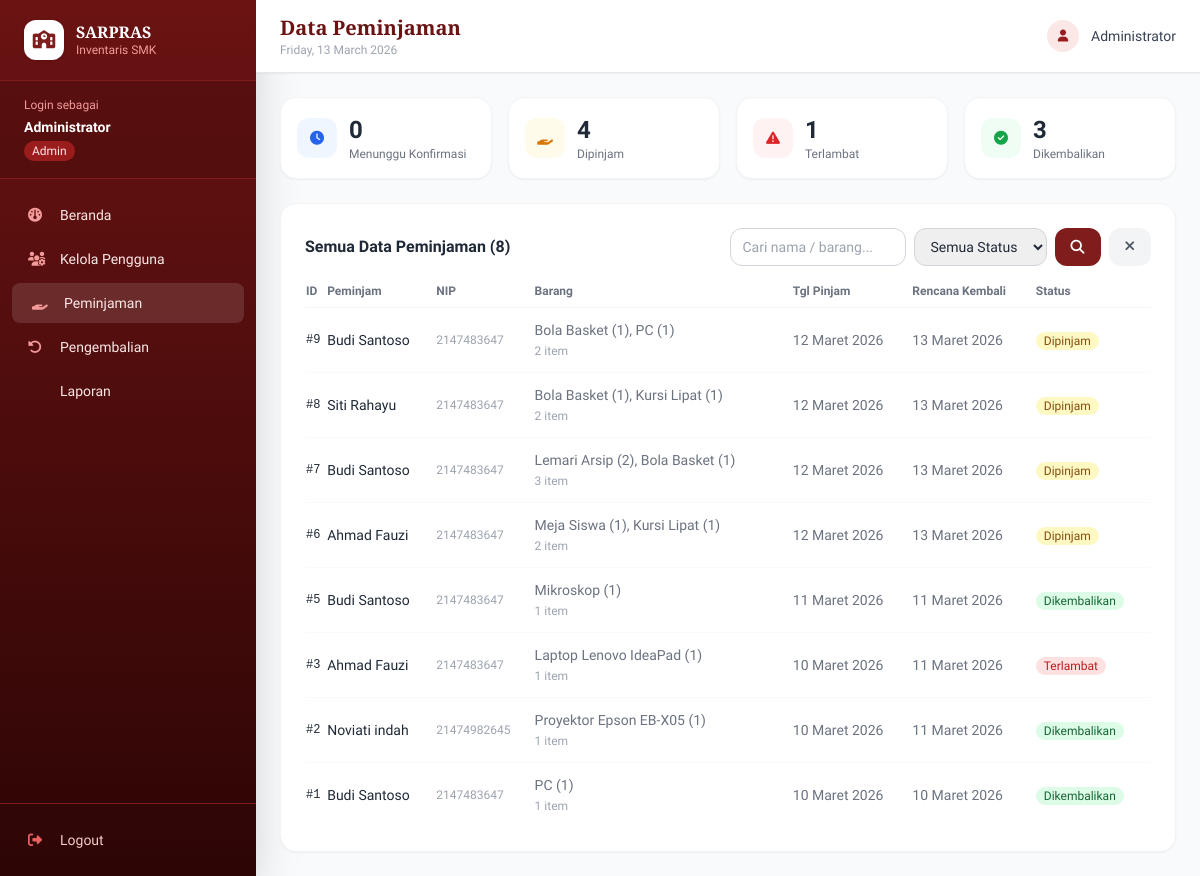
/admin/peminjaman.php (signed in), run on the app's committed database.
### tables this page shows
CREATE TABLE `inventaris_sarana_peminjaman` (
  `id_peminjaman` int NOT NULL,
  `tanggal_pinjam` date NOT NULL,
  `tanggal_kembali` date DEFAULT NULL,
  `status_peminjaman` varchar(20) NOT NULL DEFAULT 'menunggu',
  `id_pegawai` int NOT NULL
);

CREATE TABLE `inventaris_sarana_pegawai` (
  `id_pegawai` int NOT NULL,
  `nama_pegawai` varchar(50) NOT NULL,
  `nip` varchar(25) NOT NULL,
  `alamat` varchar(50) DEFAULT NULL,
  `username` varchar(25) DEFAULT NULL,
  `password` varchar(255) DEFAULT NULL,
  `tipe_peminjam` enum('guru','staff','siswa') DEFAULT 'guru'
);

### config/session.php (called while the page is built, shortened)
<?php
function formatTanggal(string $date): string {
    $bulan = ['', 'Januari','Februari','Maret','April','Mei','Juni',
              'Juli','Agustus','September','Oktober','November','Desember'];
    [$y, $m, $d] = explode('-', $date);
    return (int)$d . ' ' . $bulan[(int)$m] . ' ' . $y;
}

### admin/peminjaman.php (the view, shortened to what this page needs)
<?php
require_once '../config/session.php';
$db   = new Database();
$conn = $db->getConnection();
$conn->query(
    "UPDATE inventaris_sarana_peminjaman
     SET status_peminjaman = 'terlambat'
     WHERE status_peminjaman = 'dipinjam'
       AND tanggal_kembali IS NOT NULL
       AND tanggal_kembali < CURDATE()"
);
$filter_cari   = trim($_GET['cari'] ?? '');
$where  = "WHERE 1=1";
$params = [];
$stmt = $conn->prepare(
    "SELECT p.*, pg.nama_pegawai, pg.nip,
            GROUP_CONCAT(i.nama, ' (', dp.jumlah, ')' SEPARATOR ', ') as barang,
            SUM(dp.jumlah) as total_item
     FROM inventaris_sarana_peminjaman p
     JOIN inventaris_sarana_pegawai pg ON p.id_pegawai = pg.id_pegawai
     JOIN inventaris_sarana_detail_pinjam dp ON p.id_peminjaman = dp.id_peminjaman
     JOIN inventaris_sarana_inventaris i ON dp.id_inventaris = i.id_inventaris
     $where
     GROUP BY p.id_peminjaman
     ORDER BY p.id_peminjaman DESC"
);
$stmt->execute($params);
$daftar = $stmt->fetchAll();
$ringkasan = $conn->query(
    "SELECT status_peminjaman, COUNT(*) as total
     FROM inventaris_sarana_peminjaman
     GROUP BY status_peminjaman"
)->fetchAll(PDO::FETCH_KEY_PAIR);
include '../includes/header.php';
?>
<div class="space-y-6">
  <div class="grid grid-cols-2 md:grid-cols-4 gap-4">
    <?php
    $cards = [
      ['menunggu',     'Menunggu Konfirmasi', 'bg-blue-50',  'text-blue-600',  'fa-clock'],
      ['dipinjam',     'Dipinjam',     'bg-amber-50', 'text-amber-600', 'fa-hand-holding'],
      ['terlambat',    'Terlambat',    'bg-red-50',   'text-red-600',   'fa-triangle-exclamation'],
      ['dikembalikan', 'Dikembalikan', 'bg-green-50', 'text-green-600', 'fa-circle-check'],
    ];
    foreach ($cards as [$status, $label, $bg, $tc, $ic]):
    ?>
    <div class="bg-white rounded-2xl p-4 shadow-sm border border-gray-100">
      <div class="flex items-center gap-3">
        <div class="w-10 h-10 <?= $bg ?> rounded-xl flex items-center justify-center">
          <i class="fas <?= $ic ?> <?= $tc ?> text-sm"></i>
        </div>
        <div>
          <p class="text-2xl font-bold text-gray-800"><?= $ringkasan[$status] ?? 0 ?></p>
          <p class="text-xs text-gray-500"><?= $label ?></p>
        </div>
      </div>
    </div>
    <?php endforeach; ?>
  </div>
  <div class="bg-white rounded-2xl shadow-sm border border-gray-100 p-6">
    <div class="flex flex-wrap items-center justify-between gap-3 mb-4">
      <h3 class="font-semibold text-gray-800">Semua Data Peminjaman (<?= count($daftar) ?>)</h3>
      <form method="GET" class="flex gap-2 flex-wrap">
        <input type="text" name="cari" value="<?= htmlspecialchars($filter_cari) ?>"
               placeholder="Cari nama / barang..."
               class="border border-gray-300 rounded-xl px-3 py-2 text-sm w-44 focus:ring-2 focus:ring-maroon-500 outline-none">
        <select name="status" class="border border-gray-300 rounded-xl px-3 py-2 text-sm focus:ring-2 focus:ring-maroon-500 outline-none">
          <option value="">Semua Status</option>
        </select>
        <button type="submit" class="bg-maroon-700 text-white px-4 py-2 rounded-xl text-sm font-semibold hover:bg-maroon-800">
          <i class="fas fa-search"></i>
        </button>
        <a href="peminjaman.php" class="bg-gray-100 text-gray-600 px-4 py-2 rounded-xl text-sm hover:bg-gray-200">
          <i class="fas fa-times"></i>
        </a>
      </form>
    </div>
    <div class="overflow-x-auto">
      <table class="w-full text-sm">
        <thead>
          <tr class="text-left text-xs text-gray-500 border-b border-gray-100">
            <th class="pb-2 font-semibold">ID</th>
            <th class="pb-2 font-semibold">Peminjam</th>
            <th class="pb-2 font-semibold">NIP</th>
            <th class="pb-2 font-semibold">Barang</th>
            <th class="pb-2 font-semibold">Tgl Pinjam</th>
            <th class="pb-2 font-semibold">Rencana Kembali</th>
            <th class="pb-2 font-semibold">Status</th>
          </tr>
        </thead>
        <tbody class="divide-y divide-gray-50">
          <?php if (empty($daftar)): ?>
          <tr><td colspan="7" class="py-8 text-center text-gray-400">
            <i class="fas fa-inbox text-3xl mb-2 block"></i>Tidak ada data
          </td></tr>
          <?php else: foreach ($daftar as $d):
            $badge = match($d['status_peminjaman']) {
              'menunggu'     => 'bg-blue-100 text-blue-700',
              'dipinjam'     => 'badge-dipinjam',
              'terlambat'    => 'bg-red-100 text-red-700',
              'dikembalikan' => 'badge-dikembalikan',
              'ditolak'      => 'bg-gray-100 text-gray-500',
              default        => 'bg-gray-100 text-gray-500',
            };
          ?>
          <tr class="hover:bg-gray-50">
            <td class="py-3 font-mono text-xs">#<?= $d['id_peminjaman'] ?></td>
            <td class="py-3 font-medium"><?= htmlspecialchars($d['nama_pegawai']) ?></td>
            <td class="py-3 text-xs text-gray-400"><?= $d['nip'] ?></td>
            <td class="py-3 text-gray-500 max-w-[200px]">
              <p class="truncate"><?= htmlspecialchars($d['barang']) ?></p>
              <span class="text-xs text-gray-400"><?= $d['total_item'] ?> item</span>
            </td>
            <td class="py-3 text-gray-500"><?= formatTanggal($d['tanggal_pinjam']) ?></td>
            <td class="py-3 text-gray-500"><?= $d['tanggal_kembali'] ? formatTanggal($d['tanggal_kembali']) : '-' ?></td>
            <td class="py-3">
              <span class="px-2 py-0.5 rounded-full text-xs font-medium <?= $badge ?>">
                <?= ucfirst($d['status_peminjaman']) ?>
              </span>
            </td>
          </tr>
          <?php endforeach; endif; ?>
        </tbody>
      </table>
    </div>
  </div>
</div>
<?php include '../includes/footer.php'; ?>

### includes/header.php (style rules this page uses)
body { font-family: 'Plus Jakarta Sans', sans-serif; }
.badge-dipinjam { background:#fef9c3; color:#854d0e; }
.badge-dikembalikan { background:#dcfce7; color:#166534; }

### data on the page
inventaris_sarana_peminjaman: id_peminjaman "9", id_pegawai.nama_pegawai "Budi Santoso", id_pegawai.nip "2147483647", barang "Bola Basket (1), PC (1)", total_item "2", tanggal_pinjam "12 Maret 2026", tanggal_kembali "13 Maret 2026", status_peminjaman "Dipinjam"
inventaris_sarana_peminjaman: id_peminjaman "8", id_pegawai.nama_pegawai "Siti Rahayu", id_pegawai.nip "2147483647", barang "Bola Basket (1), Kursi Lipat (1)", total_item "2", tanggal_pinjam "12 Maret 2026", tanggal_kembali "13 Maret 2026", status_peminjaman "Dipinjam"
inventaris_sarana_peminjaman: id_peminjaman "7", id_pegawai.nama_pegawai "Budi Santoso", id_pegawai.nip "2147483647", barang "Lemari Arsip (2), Bola Basket (1)", total_item "3", tanggal_pinjam "12 Maret 2026", tanggal_kembali "13 Maret 2026", status_peminjaman "Dipinjam"
inventaris_sarana_peminjaman: id_peminjaman "6", id_pegawai.nama_pegawai "Ahmad Fauzi", id_pegawai.nip "2147483647", barang "Meja Siswa (1), Kursi Lipat (1)", total_item "2", tanggal_pinjam "12 Maret 2026", tanggal_kembali "13 Maret 2026", status_peminjaman "Dipinjam"
inventaris_sarana_peminjaman: id_peminjaman "5", id_pegawai.nama_pegawai "Budi Santoso", id_pegawai.nip "2147483647", barang "Mikroskop (1)", total_item "1", tanggal_pinjam "11 Maret 2026", tanggal_kembali "11 Maret 2026", status_peminjaman "Dikembalikan"
inventaris_sarana_peminjaman: id_peminjaman "3", id_pegawai.nama_pegawai "Ahmad Fauzi", id_pegawai.nip "2147483647", barang "Laptop Lenovo IdeaPad (1)", total_item "1", tanggal_pinjam "10 Maret 2026", tanggal_kembali "11 Maret 2026", status_peminjaman "Terlambat"
inventaris_sarana_peminjaman: id_peminjaman "2", id_pegawai.nama_pegawai "Noviati indah", id_pegawai.nip "21474982645", barang "Proyektor Epson EB-X05 (1)", total_item "1", tanggal_pinjam "10 Maret 2026", tanggal_kembali "11 Maret 2026", status_peminjaman "Dikembalikan"
inventaris_sarana_peminjaman: id_peminjaman "1", id_pegawai.nama_pegawai "Budi Santoso", id_pegawai.nip "2147483647", barang "PC (1)", total_item "1", tanggal_pinjam "10 Maret 2026", tanggal_kembali "10 Maret 2026", status_peminjaman "Dikembalikan"

### other printed values
$nama_user "Administrator"
$role_display "Admin"
$m['label'] "Beranda"
$m['label'] "Kelola Pengguna"
$m['label'] "Peminjaman"
$m['label'] "Pengembalian"
$m['label'] "Laporan"
$pageTitle "Data Peminjaman"
$ringkasan[$status] "0"
$label "Menunggu Konfirmasi"
$ringkasan[$status] "4"
$label "Dipinjam"
$ringkasan[$status] "1"
$label "Terlambat"
$ringkasan[$status] "3"
